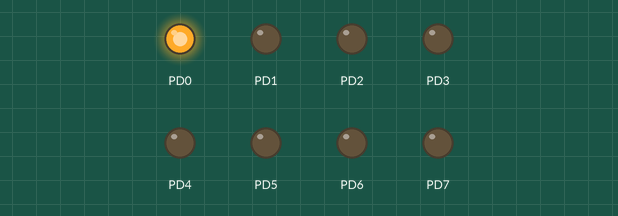
Recording of a program running on a simulated ATmega328P, built with avr-gcc and emulated at 16 MHz. On the bench: output pins drawn as LEDs (lit = HIGH).

Above: at 0.15 s.
At 0.75 s:
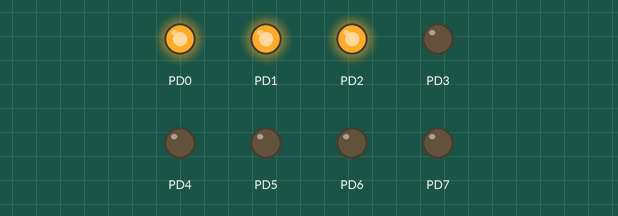
At 1.35 s:
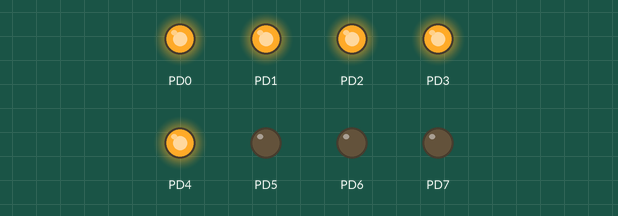
At 2.85 s:
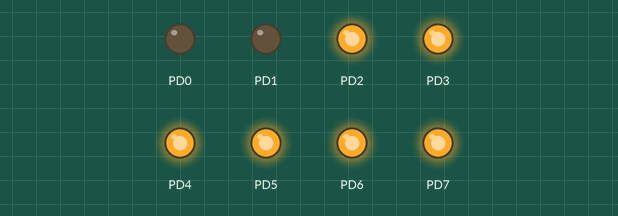
At 4.35 s:
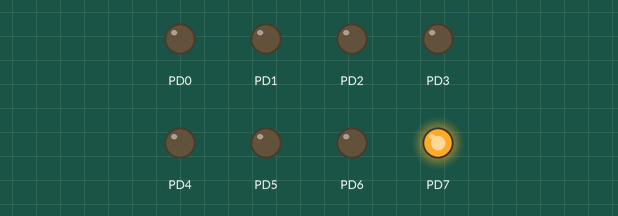
At 5.85 s:
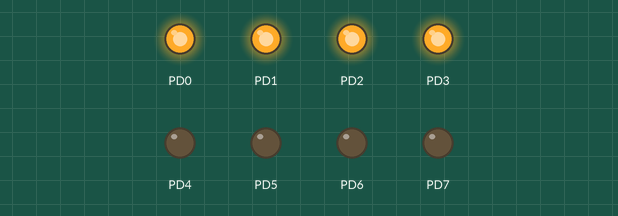
Timing chart, 0 to 6.2 s (numbered marks = the images above):
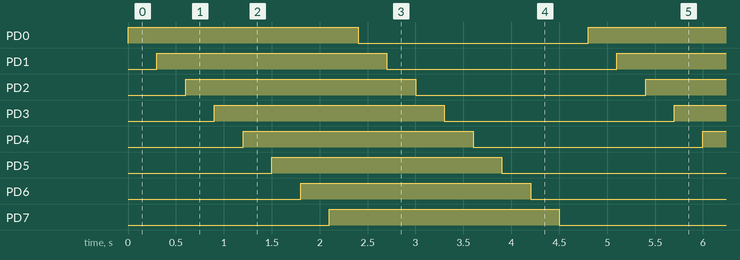

The program:

main.c
```c
/*
* main.c
*
* Created: 1/22/2025 11:48:57 PM
*  Author: Nesimi
*/

#ifndef F_CPU
#define F_CPU 16000000UL
#endif

#include <avr/io.h>
#include <util/delay.h>

int main(void)
{
	DDRD=0xFF;
	PORTD=0X00;

	//example 1
	//bitZeroOne();

	//example 2
	//zeroToLast();

	//example 3
	//zeroToLastSlider();
	zeroToLastSliderAlternativeXOR();

}

void bitZeroOne(){

	//	0000 0000
	//	0000 0011
	PORTD=(1<<PORTD0) | (1<<PORTD1);
}

void zeroToLast(){

	//	0000 0000 => 0000 0010 => 0000 0100 ...
	//	0000 0000 => 0000 0010 => 0000 0100 ...

	uint8_t counter=0;
	while(1){
		for (counter=0; counter<8;counter++)
		{
			PORTD = (1<<counter);
			_delay_ms(300);
		}
	}
}

void zeroToLastSlider(){
	uint8_t counter=0;
	while(1){
		//	0000 0000 => 0000 0001 => 0000 0011 => 0000 0111 ...
		//	0000 0000 => 0000 0001 => 0000 0010 => 0000 0100 ...
		for (counter=0; counter<8;counter++)
		{
			PORTD |= (1<<counter);
			_delay_ms(300);
		}

		//	1111 1111 => 1111 1110 => 1111 1100 => 1111 1000 ...
		//	0000 0000 => 0000 0001 => 0000 0010 => 0000 0100 ...
		for (counter=0; counter<8;counter++)
		{
			PORTD &= ~(1<<counter);
			_delay_ms(300);
		}
	}
}

void zeroToLastSliderAlternativeXOR(){
	uint8_t counter=0;
	while(1){
		//	0000 0000 => 0000 0001 => 0000 0011 => 0000 0111 ...
		//	0000 0000 => 0000 0001 => 0000 0010 => 0000 0100 ...

		//	1111 1111 => 1111 1110 => 1111 1100 => 1111 1000 ...
		//	0000 0000 => 0000 0001 => 0000 0010 => 0000 0100 ...

		for (counter=0; counter<8;counter++)
		{
			PORTD ^= (1<<counter);
			_delay_ms(300);
		}
	}
}
```

Measured:
- by itself, PD0–7: alternates HIGH for 2.4 s and LOW for 2.4 s
- by itself, everything shown: repeats every 4.8 s, in 16 steps
